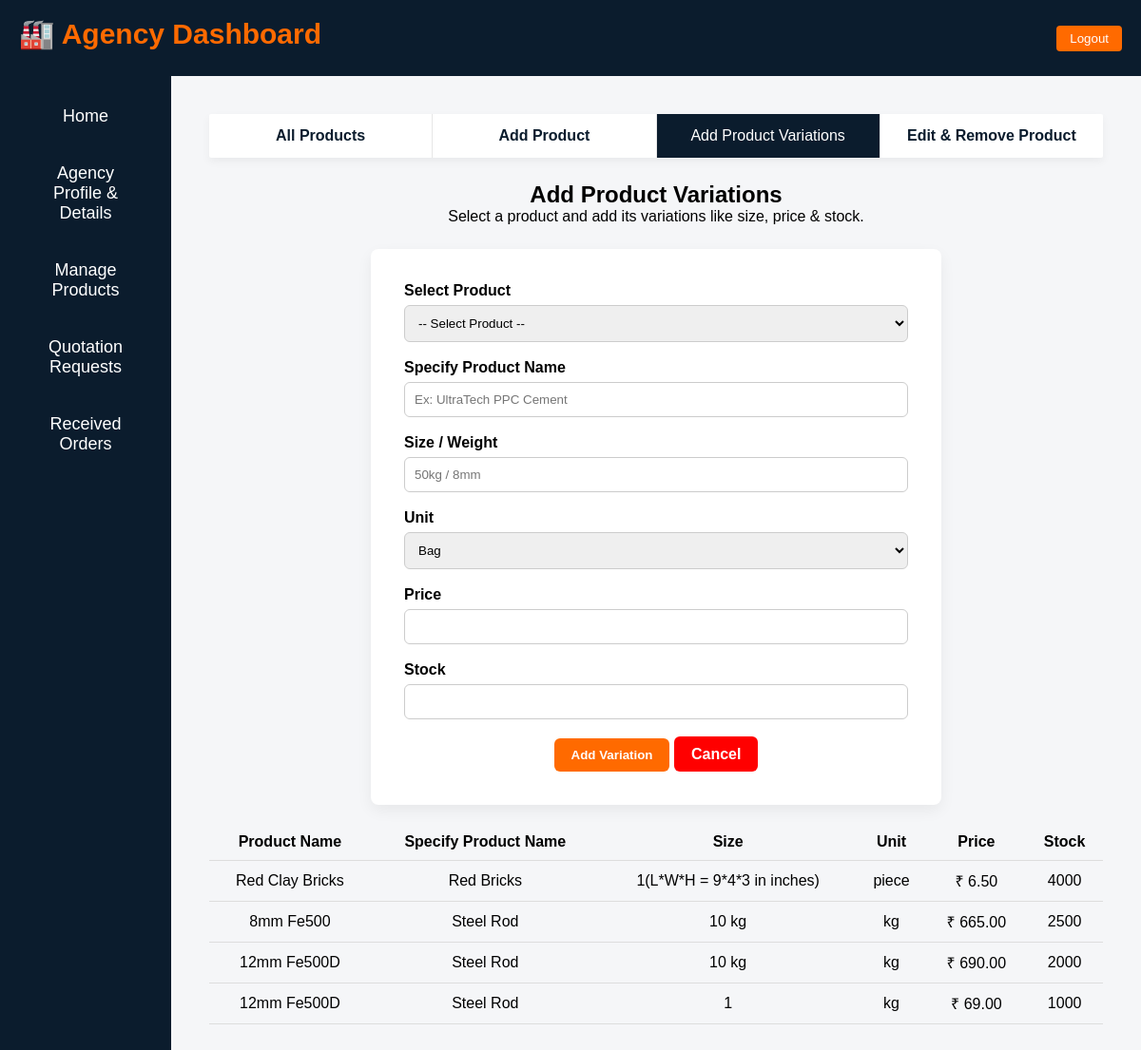
Before: /product-variations/ (signed in) with the older database file.
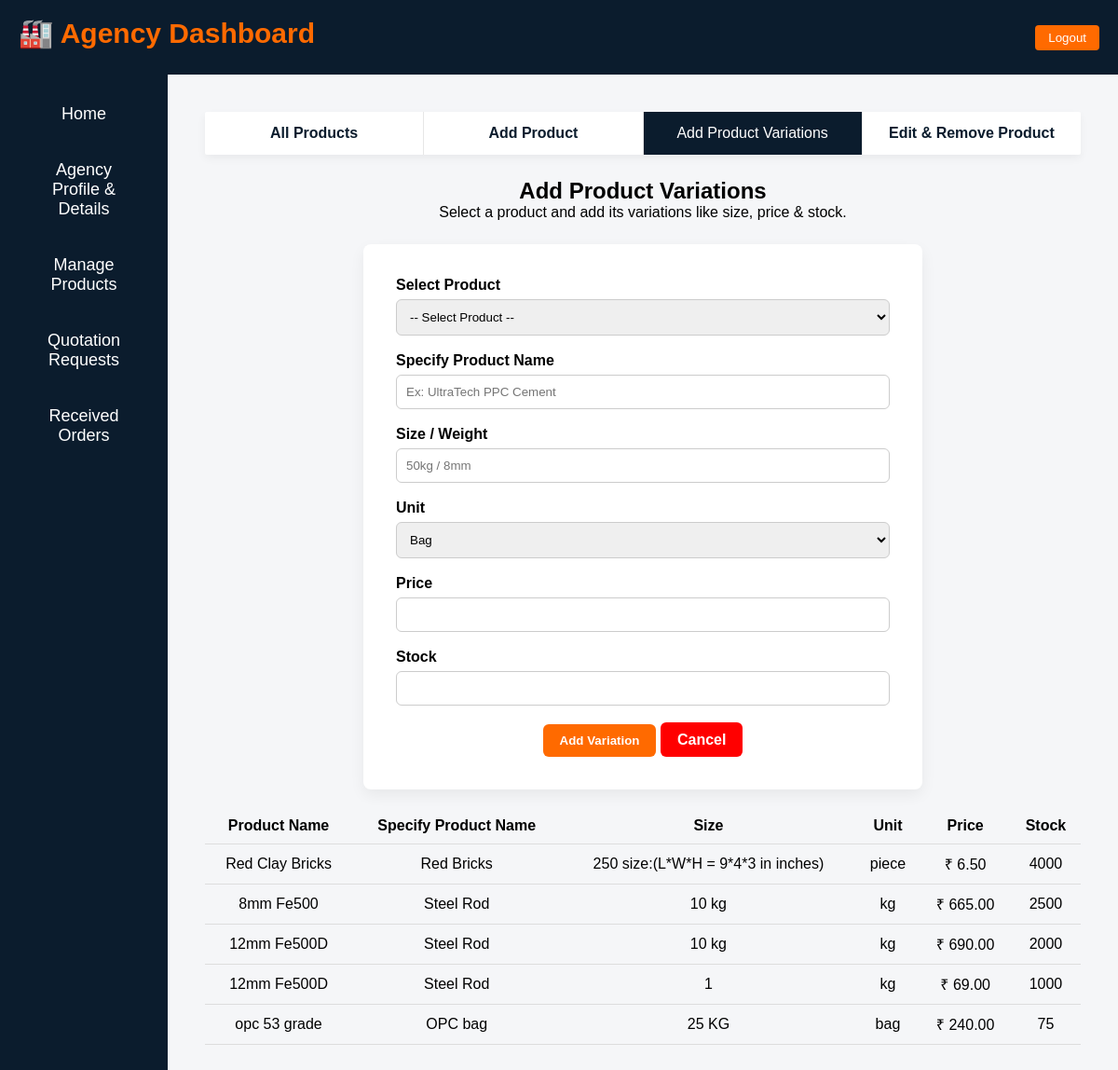
After: the same page with the newer database file.
### Construct/models.py (models this page shows, shortened)
class ProductVariants(models.Model):
    UNIT_CHOICES = [
        ('bag', 'Bag'),
        ('kg', 'Kilogram'),
        ('ton', 'Ton'),
        ('piece', 'Piece'),
    ]
    product = models.ForeignKey(
        Product,
        on_delete=models.CASCADE,
        related_name="variants"
    )
    spc_product_name = models.CharField(
        max_length=200
    )
    size_or_weight = models.CharField(
        max_length=50,
        help_text="Ex: 50kg, 25kg, 8mm, 12mm"
    )
    unit = models.CharField(
        max_length=20,
        choices=UNIT_CHOICES
    )
    price = models.DecimalField(
        max_digits=10,
        decimal_places=2
    )
    stock = models.PositiveIntegerField(
        help_text="Available stock count"
    )
    is_active = models.BooleanField(
        default=True
    )
    created_at = models.DateTimeField(auto_now_add=True)

class Product(models.Model):
    PRODUCT_TYPE_CHOICES = [
        ('cement', 'Cement'),
        ('steel', 'Steel'),
        ('bricks', 'Bricks'),
        ('sand','sand'),
        ('others', 'Others'),
    ]
    agency = models.ForeignKey(
        AgencyProfile,
        on_delete=models.CASCADE,
        related_name="products"
    )
    product_type = models.CharField(
        max_length=20,
        choices=PRODUCT_TYPE_CHOICES
    )
    other_product_type = models.CharField(
        max_length=100,
        blank=True,
        null=True,
        help_text="Required if product type is Others"
    )
    brand_name = models.CharField(max_length=150)
    product_name = models.CharField(
        max_length=200
    )
    image = models.ImageField(
        upload_to="product_images/",
        blank=True,
        null=True
    )
    description = models.TextField(blank=True)
    address = models.TextField()
    district = models.TextField(default="TIRUPUR")
    pincode = models.CharField(max_length=6)
    created_at = models.DateTimeField(default=timezone.localtime)

### Construct/views.py (the view, shortened to what this page needs)
# urls.py: path("product-variations/", views.add_product_variation, name="add_product_variation"),
@login_required
def add_product_variation(request):
    agency = AgencyProfile.objects.get(user=request.user)
    products = Product.objects.filter(agency=agency)
    variations = ProductVariants.objects.filter(product__agency=agency)
    return render(request, "agency_side/add_product_variations.html", {
        "products": products,
        "variations": variations,
        "active_tab": "variation"
    })

### templates/agency_side/add_product_variations.html (shortened to what this page needs)
{% extends "agency_side/agency_dashboard.html" %}
{% block content %}
<div class="product-tabs">
  <a href="{% url 'agency_all_products' %}" class="product-tab {% if active_tab == 'all' %}active{% endif %}">
    All Products
  </a>
  <a href="{% url 'add_product' %}" class="product-tab {% if active_tab == 'add' %}active{% endif %}">
    Add Product
  </a>
   <a href="{% url 'add_product_variation' %}"
     class="product-tab {% if active_tab == 'variation' %}active{% endif %}">
     Add Product Variations
  </a>
  <a href="{% url 'edit_delete_product' %}" class="product-tab {% if active_tab == 'edit' %}active{% endif %}">
    Edit & Remove Product
  </a>
</div>
<div class="add-product-wrapper">
  <h2 style="text-align:center;">Add Product Variations</h2>
  <p style="text-align:center; margin-bottom:25px;">
    Select a product and add its variations like size, price & stock.
  </p>
  <div class="product-form">
    <form method="post">
      <div class="form-group">
        <label>Select Product</label>
        <select name="product_id" required>
          <option value="">-- Select Product --</option>
        </select>
      </div>
      <div class="form-group">
        <label>Specify Product Name</label>
        <input type="text" name="spc_product_name" placeholder="Ex: UltraTech PPC Cement" required>
      </div>
      <div class="form-group">
        <label>Size / Weight</label>
        <input type="text" name="size_or_weight" placeholder="50kg / 8mm" required>
      </div>
      <div class="form-group">
        <label>Unit</label>
        <select name="unit" required>
          <option value="bag">Bag</option>
        </select>
      </div>
      <div class="form-group">
        <label>Price</label>
        <input type="number" step="0.01" name="price" required>
      </div>
      <div class="form-group">
        <label>Stock</label>
        <input type="number" name="stock" required>
      </div>
    <div style="text-align:center; margin-top:20px;">
    <button class="btn add-btn" type="submit">
        Add Variation
    </button>
    <a href="{% url 'agency_all_products' %}"
       class="btn"
       style="background:red;color:#fff;text-decoration:none;">
        Cancel
    </a>
</div>
    </form>
  </div>
</div>
{% if variations %}
<table class="table">
  <tr>
    <th>Product Name</th>
    <th>Specify Product Name</th>
    <th>Size</th>
    <th>Unit</th>
    <th>Price</th>
    <th>Stock</th>
  </tr>
  {% for v in variations %}
  <tr>
    <td>{{ v.product.product_name }}</td>
    <td>{{ v.spc_product_name }}</td>
    <td>{{ v.size_or_weight }}</td>
    <td>{{ v.unit }}</td>
    <td>₹ {{ v.price }}</td>
    <td>{{ v.stock }}</td>
  </tr>
  {% endfor %}
</table>
{% endif %}
</div>
{% endblock %}

Changed rows visible on the page:
changed ProductVariants "Red Bricks": size_or_weight "1(L*W*H = 9*4*3 in inches)" → "250 size:(L*W*H = 9*4*3 in inches)"
added ProductVariants: product.product_name "opc 53 grade", spc_product_name "OPC bag", size_or_weight "25 KG", unit "bag", price "240.00", stock "75"
